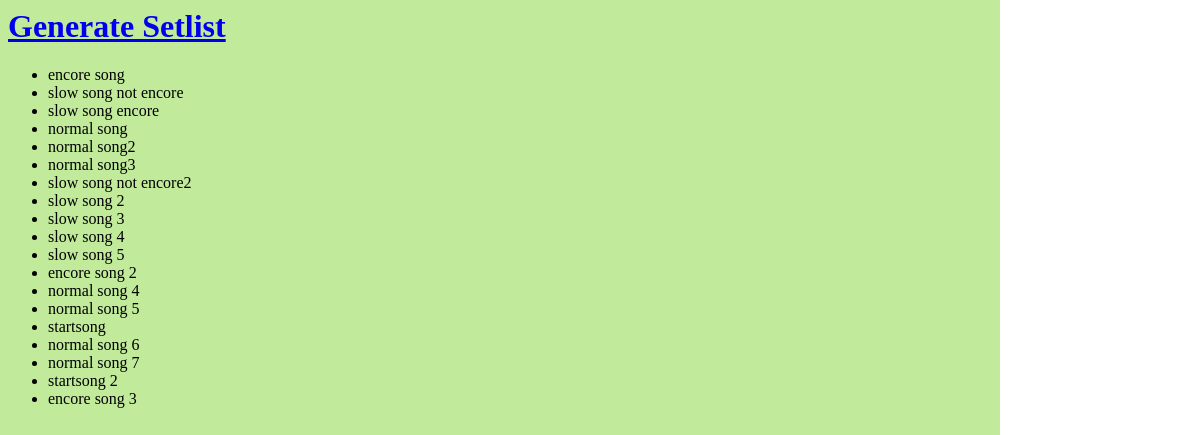
The page /generator/4/ on the database as committed earlier.
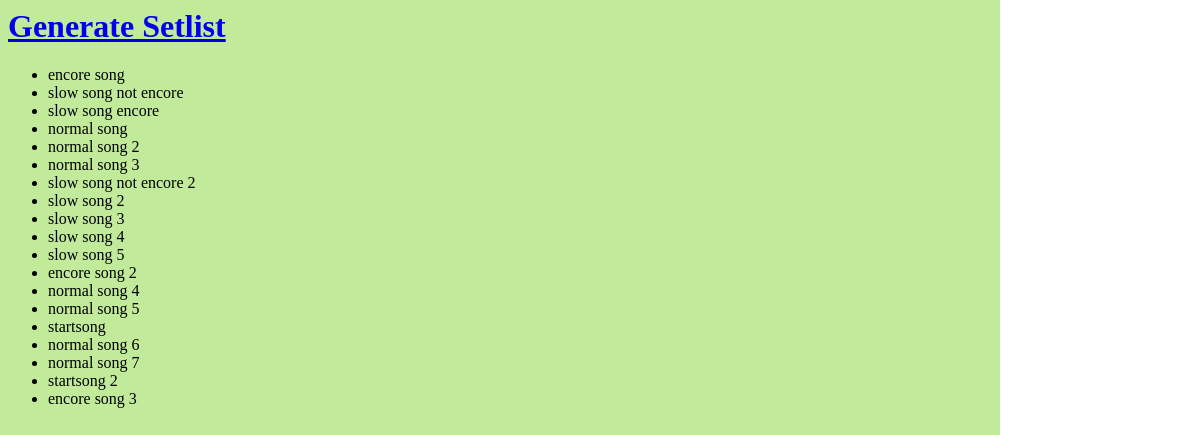
The same page on the database as committed later.
### generator/models.py (models this page shows, shortened)
class Song(models.Model):
    band = models.ForeignKey(Band, on_delete=models.CASCADE)
    title = models.CharField(max_length=40)
    artist = models.CharField(max_length=20)
    bpm = models.IntegerField()
    is_encore = models.BooleanField('encore', default=False)
    song_key = models.CharField(max_length=5)
    is_slow_song = models.BooleanField('slow song', default=False)

### generator/views.py (the view)
# urls.py: path('<int:band_id>/', views.BandSongsView.as_view(), name='bandsongs'),
class BandSongsView(generic.ListView):
    template_name = 'generator/bandsongs.html'
    context_object_name = 'context'
    def get_queryset(self):
        self.band = get_object_or_404(Band, id=self.kwargs['band_id'])
        return {
            "songs": Song.objects.filter(band=self.band),
            "band": self.band
        }

### generator/templates/generator/bandsongs.html
{% load static %}
<link rel="stylesheet" type="text/css" href="{% static 'generator/style.css' %}">
<h1><a href="/generator/{{ context.band.id }}/generate/">Generate Setlist</a></h1>
{% if context.songs %}
    <ul>
    {% for song in context.songs %}
        <li>{{ song.title }}</li>
    {% endfor %}
    </ul>
{% else %}
    <p>No songs are available.</p>
{% endif %}

Rows that differ between the two databases and show on the page:
changed Song: title "normal song2" → "normal song 2"
changed Song: title "normal song3" → "normal song 3"
changed Song: title "slow song not encore2" → "slow song not encore 2"
